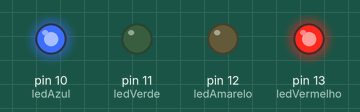
Simulated run of this sketch. Board: Arduino Uno, built with avr-gcc and run on an emulated ATmega328P. Shown: output pins drawn as LEDs (lit = HIGH).

Above: at 0.5 s.
At 7.5 s:
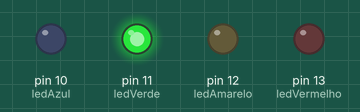
At 10.5 s:
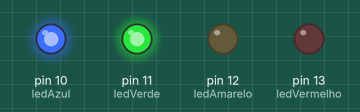
At 14.5 s:
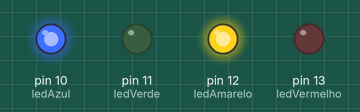
At 15.5 s:
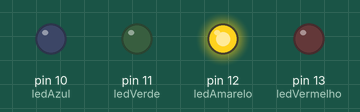
At 21.5 s:
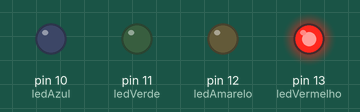
Timing chart, 0 to 23.4 s (numbered marks = the images above):
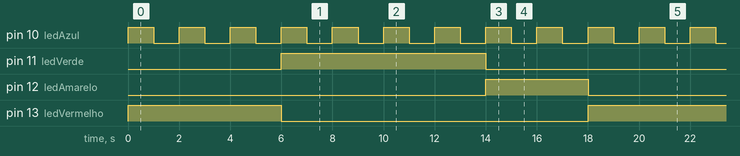

The sketch:

semaforo1.ino
```cpp
int ledVermelho = 13;
int ledAmarelo = 12;
int ledVerde = 11;
int ledAzul = 10;

void setup() {
	pinMode(ledVermelho, OUTPUT);
  	pinMode(ledAmarelo, OUTPUT);
  	pinMode(ledVerde, OUTPUT);
  	pinMode(ledAzul, OUTPUT);
}

void loop () {
	digitalWrite(ledVermelho, HIGH);

  for (int i= 0; i< 3; i++){
		digitalWrite(ledAzul, HIGH);
		delay(1000);
		digitalWrite (ledAzul, LOW);
		delay(1000);
  }

  digitalWrite(ledVermelho, LOW);
  digitalWrite(ledVerde, HIGH);

  for(int i= 0; i< 4; i++){
    	digitalWrite(ledAzul, HIGH);
		delay(1000);
		digitalWrite(ledAzul, LOW);
		delay(1000);
  }

  digitalWrite(ledVerde, LOW);
  digitalWrite(ledAmarelo, HIGH);

  for(int i= 0; i< 2; i++){
		digitalWrite (ledAzul, HIGH);
		delay(1000);
		digitalWrite (ledAzul, LOW);
		delay(1000);
	}

	digitalWrite (ledAmarelo, LOW);
}
```

Measured:
- by itself, pin 10 (ledAzul): alternates HIGH for 1.0 s and LOW for 1.0 s
- by itself, pin 11 (ledVerde): alternates HIGH for 8.0 s and LOW for 10.0 s
- by itself, pin 12 (ledAmarelo): alternates HIGH for 4.0 s and LOW for 14.0 s
- by itself, pin 13 (ledVermelho): alternates HIGH for 6.0 s and LOW for 12.0 s
